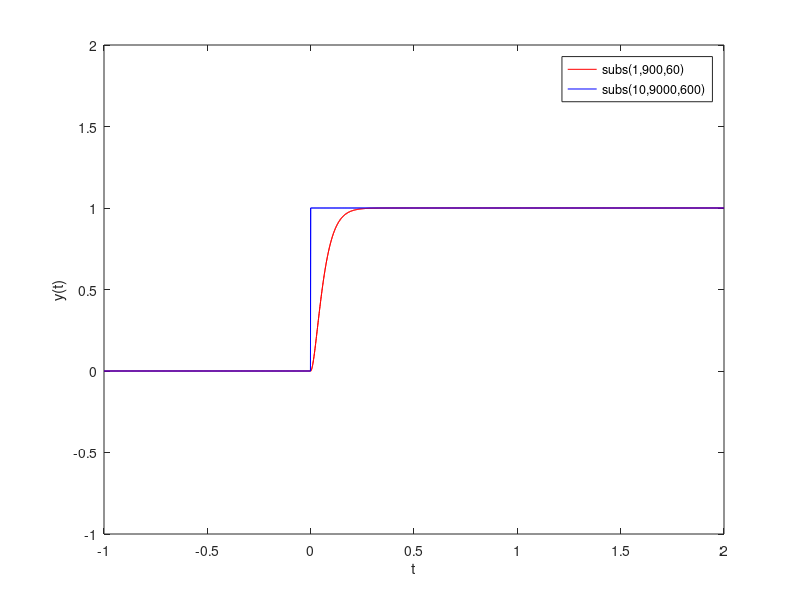

MATLAB code for this plot:
%function susp(M, k, beta);
% SUSP Simulate suspension
% susp(M, k, beta)
%
% % Produces a plot of the displacement of the suspension, x,
% as a function of time, given parameters
% M (mass), k (spring constant) and beta (damping)
%
% Farnam Adelkhani (9-23-2016)
clc;
M=[1,10];
K=[900,9000];
Beta=[60,600];
% #10 ... Compare susp(1, 900, 60) and susp(10, 9000, 600)
F=K(1);
t=-1:0.001:2;
f=[zeros(1,1000),ones(1,2001)];

    sys=tf(F/M(1),[1 Beta(1)/M(1) K(1)/M(1)]);
    y=lsim(sys,f,t);
plot(t,y,'r',t,f,'b');
xlabel('t');
ylabel('y(t)');
ylim([-1 2]);
warning off;
hold on

F=K(2);
    sys=tf(F/M(2),[1 Beta(2)/M(2) K(2)/M(2)]);
    y=lsim(sys,f,t);
plot(t,y,'r',t,f,'b');
xlabel('t');
ylabel('y(t)');
ylim([-1 2]);
legend('subs(1,900,60)','subs(10,9000,600)')
%The system is critically damped
